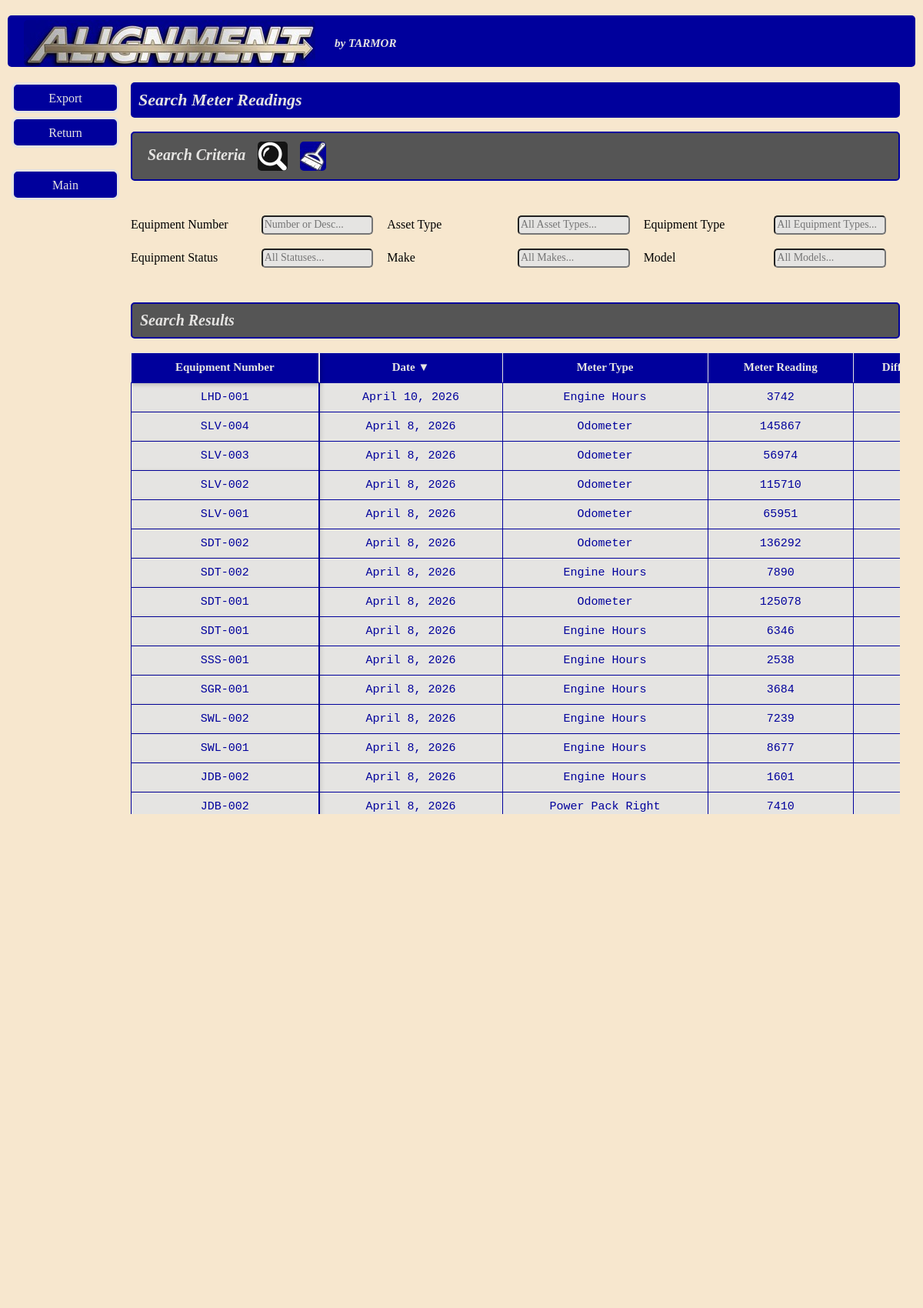
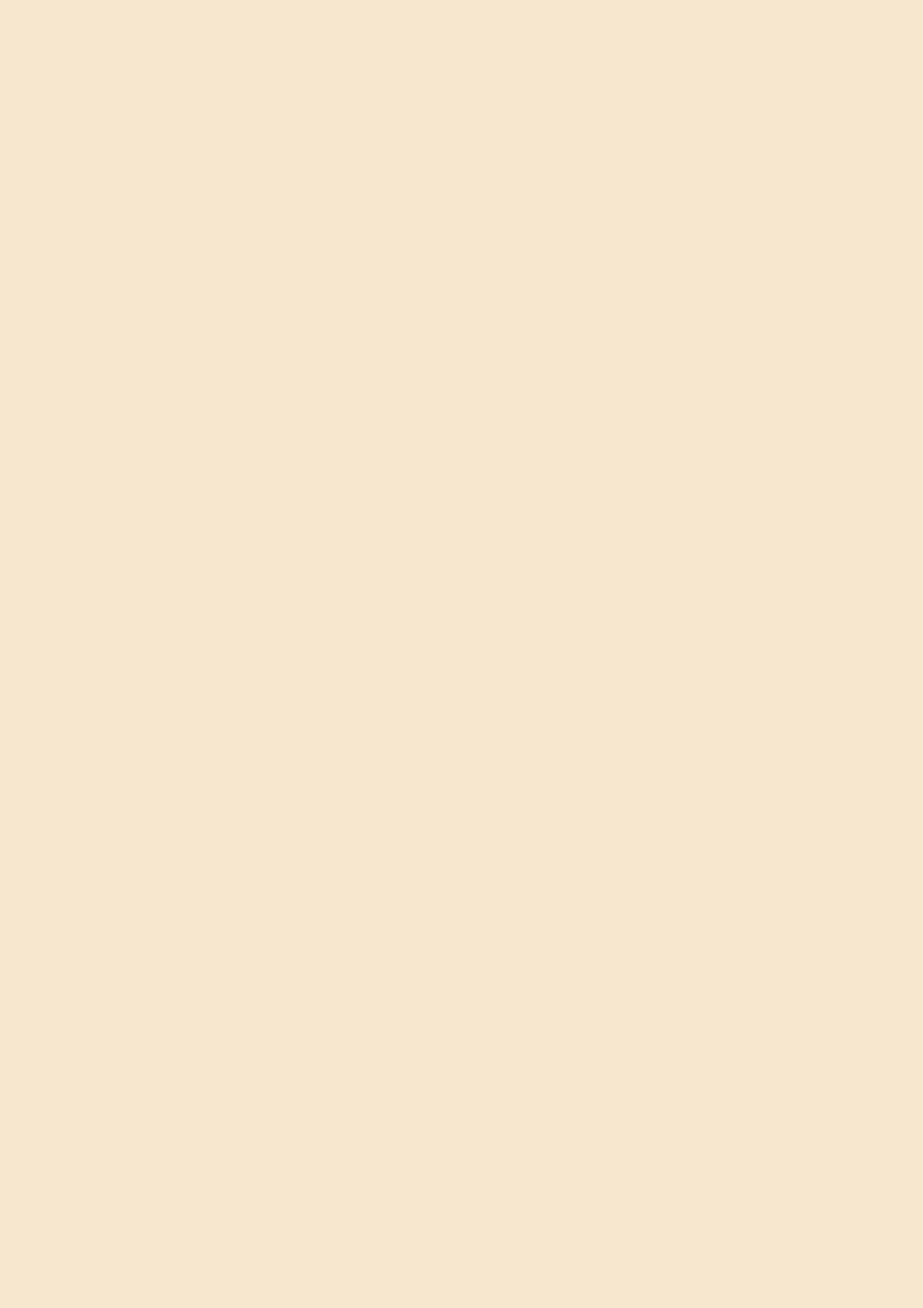
The page /meters/search/ (upper part) on the database its author committed (2 pictures, top to bottom).
### meters/models.py (models this page shows)
class MeterReading(models.Model):
    Date = models.DateField(null=True, blank=True)
    Equipment = models.ForeignKey('equipment.Equipment', on_delete=models.CASCADE, related_name='readings')
    Meter_Replaced = models.CharField(max_length=10, choices=REPLACED_CHOICES, default='No')
    Meter_Type = models.ForeignKey('equipment.Meter', on_delete=models.CASCADE, related_name='history')
    Meter_Reading = models.IntegerField(null=True, blank=True)
    Reading_Difference = models.IntegerField(null=True, blank=True)
    Total_Meter_Value = models.IntegerField(null=True, blank=True)
    class Meta:
        db_table = 'tarmor_meterreading'
        constraints = [
            UniqueConstraint(
                fields=['Date', 'Equipment', 'Meter_Type'],
                name='unique_daily_reading'
            )
        ]

### equipment/models.py (models this page shows, shortened)
class Equipment(models.Model):
    Equipment_Number = models.CharField(max_length=20, unique=True)
    Asset_Type = models.ForeignKey('AssetType', on_delete=models.PROTECT)
    Equipment_Type = models.ForeignKey(EQ_Type, on_delete=models.PROTECT, db_column='Equipment_Type')
    Equipment_Status = models.CharField(max_length=50)
    Equipment_Description = models.CharField(max_length=255, blank=True)
    Commissioning_Date = models.DateField(null=True, blank=True)
    Decommissioning_Date = models.DateField(null=True, blank=True)
    Make = models.CharField(max_length=50, blank=True)
    Model = models.CharField(max_length=50, blank=True)
    Serial_Number = models.CharField(max_length=50, blank=True)
    PO_Number = models.CharField(max_length=50, blank=True)
    Equipment_Value = models.DecimalField(max_digits=12, decimal_places=2, null=True, blank=True)
    Warranty_Start_Date = models.DateField(null=True, blank=True)
    Warranty_End_Date = models.DateField(null=True, blank=True)
    Engine_HP_Rating = models.IntegerField(null=True, blank=True)
    CANMET_Number = models.CharField(max_length=50, blank=True)
    Ventilation_Rating = models.CharField(max_length=50, blank=True)
    Garage = models.ForeignKey('facilities.Facility', to_field='Facility_Name', on_delete=models.PROTECT, blank=True, null=True)
    Overhaul_Period = models.IntegerField(null=True, blank=True)
    oh_uom = models.CharField(choices=METER_CHOICES, null=True, blank=True)
    Overhaul_Value = models.DecimalField(max_digits=12, decimal_places=2, null=True, blank=True)
    End_of_Life = models.IntegerField(null=True, blank=True)
    Cab_Style = models.CharField(choices=CAB_CHOICES, null=True, blank=True)
    eol_uom = models.CharField(choices=METER_CHOICES, null=True, blank=True)
    Eng_Tier = models.CharField(choices=TIER_CHOICES, null=True, blank=True)
    Box_Type = models.CharField(choices=BOX_CHOICES, null=True, blank=True)
    Additional_Information = models.TextField(blank=True)
    Equipment_Image = models.ImageField(upload_to='equipment_pics/', null=True, blank=True)
    class Meta:
        managed = True
        db_table = 'tarmor_equipment'

class Meter(models.Model):
    equipment = models.ForeignKey(Equipment, on_delete=models.CASCADE, related_name='meters')
    meter_type = models.CharField(max_length=50, choices=METER_CHOICES)
    class Meta:
        db_table = 'tarmor_meter'

### meters/views.py (the view)
# urls.py: path('search/', views.search_readings, name='search_readings'),
def search_readings(request):
    readings = MeterReading.objects.all().select_related('Equipment', 'Meter_Type')
    eq_num = request.GET.get('Equipment_Number')
    asset_type = request.GET.get('Asset_Type')
    eq_type = request.GET.get('Equipment_Type')
    status = request.GET.get('Equipment_Status')
    make = request.GET.get('Make')
    model = request.GET.get('Model')
    if eq_num:
        readings = readings.filter(Equipment__Equipment_Number__icontains=eq_num)
    if asset_type:
        readings = readings.filter(Equipment__Asset_Type__name__icontains=asset_type)
    if eq_type:
        readings = readings.filter(Equipment__Equipment_Type__Equipment_Type__icontains=eq_type)
    if status:
        readings = readings.filter(Equipment__Equipment_Status__icontains=status)
    if make:
        readings = readings.filter(Equipment__Make__icontains=make)
    if model:
        readings = readings.filter(Equipment__Model__icontains=model)
    sort_by = request.GET.get('sort', '-Date')
    is_descending = sort_by.startswith('-')
    clean_sort_key = sort_by.lstrip('-')
    sort_mapping = {
        'Date': 'Date',
        'Equipment_Number': 'Equipment__Equipment_Number',
        'Meter_Type': 'Meter_Type__meter_type',
        'Meter_Reading': 'Meter_Reading',
        'Total_Meter_Value': 'Total_Meter_Value',
        'Reading_Difference': 'Reading_Difference',
    }
    if clean_sort_key in sort_mapping:
        db_field = sort_mapping[clean_sort_key]
        order_field = f"-{db_field}" if is_descending else db_field
        readings = readings.order_by(order_field)
    else:
        readings = readings.order_by('-Date')
    all_equipment = Equipment.objects.all().only('Equipment_Number', 'Equipment_Description')
    all_asset_types = AssetType.objects.all()
    all_eq_types = EQ_Type.objects.all()
    all_statuses = Equipment.objects.exclude(Equipment_Status__isnull=True).values_list('Equipment_Status', flat=True).distinct().order_by('Equipment_Status')
    all_makes = Equipment.objects.exclude(Make__isnull=True).values_list('Make', flat=True).distinct().order_by('Make')
    all_models = Equipment.objects.exclude(Model__isnull=True).values_list('Model', flat=True).distinct().order_by('Model')
    return render(request, 'meters/search_readings.html', {
        'equipment_list': readings,
        'sort': sort_by,
        'all_equipment': all_equipment,
        'all_asset_types': all_asset_types,
        'all_eq_types': all_eq_types,
        'all_statuses': all_statuses,
        'all_makes': all_makes,
        'all_models': all_models,
        'eq_num': eq_num,
        'asset_type': asset_type,
        'eq_type': eq_type,
        'status': status,
        'make': make,
        'model': model,
    })

### meters/templates/meters/search_readings.html (shortened to what this page needs)
{% extends 'core/base.html' %}
{% load static %}
{% block sidebar %}
    <div class="leftnavbar">
        <ul class="leftnavbar">
            <li><a class="nav-link" href="{% url 'meters:export' %}?{{ request.GET.urlencode }}">Export</a> </li>
            <li><a href="{% url 'meters:meters' %}">Return</a> </li>
            <br>
            <li><a href="{% url 'core:home' %}">Main</a> </li>
        </ul>
    </div>
{% endblock %}
{% block content %}
    <div class=main>
        <h2> Search Meter Readings </h2>
        <br>
        <div >
            <h3>
                &nbsp; Search Criteria &nbsp;
                    <input type="image" src="{% static 'images/mag_glass.jpg' %}" alt="Submit" class='logo' form="meter-search-form" >
                    <a href="{% url 'meters:search_readings' %}">
                    <img src="{% static 'images/broom.jpg' %}" alt="Clear Filters" class='logo' style="cursor: pointer;">
                </a>
            </h3>
            <br>
            <form id="meter-search-form"  method="GET" action=".">
                <table class="table-bare-container">
                    <tr>
                        <td>Equipment Number</td>
                        <td>
                            <input type="text"
                                name="Equipment_Number"
                                value="{{ eq_num|default:'' }}"
                                list="eq-num-suggestions"
                                class="input"
                                autocomplete="off"
                                placeholder="Number or Desc...">
                        </td>
                        <td>Asset Type</td>
                        <td>
                            <input type="text"
                                name="Asset_Type"
                                value="{{ asset_type|default:'' }}"
                                list="asset-type-suggestions"
                                class="input"
                                autocomplete="off"
                                placeholder="All Asset Types...">
                        </td>
                        <td>Equipment Type</td>
                        <td>
                            <input type="text"
                                name="Equipment_Type"
                                value="{{ eq_type|default:'' }}"
                                list="eq-type-suggestions"
                                class="input"
                                autocomplete="off"
                                placeholder="All Equipment Types...">
                        </td>
                    </tr>
                    <tr>
                        <td>Equipment Status</td>
                        <td>
                            <input type="text"
                                name="Equipment_Status"
                                value="{{ status|default:'' }}"
                                list="status-suggestions"
                                class="input"
                                autocomplete="off"
                                placeholder="All Statuses...">
                        </td>
                        <td>Make</td>
                        <td>
                            <input type="text"
                                name="Make"
                                value="{{ make|default:'' }}"
                                list="make-suggestions"
                                class="input"
                                autocomplete="off"
                                placeholder="All Makes...">
                        </td>
                        <td>Model</td>
                        <td>
                            <input type="text"
                                name="Model"
                                value="{{ model|default:'' }}"
                                list="model-suggestions"
                                class="input"
                                autocomplete="off"
                                placeholder="All Models...">
                        </td>
                    </tr>
                </table>
            </form>
            <br>
        </div>
        <div >
            <h3> Search Results </h3>
            <br>
            <div class="table-container">
                <table  class="table">
                    <thead>
                        <tr>
                            <th class="th">
                                <a href="?sort={% if sort == 'Equipment_Number' %}-Equipment_Number{% else %}Equipment_Number{% endif %}" class="sort_header">
                                    Equipment Number {% if sort == 'Equipment_Number' %} ▲ {% elif sort == '-Equipment_Number' %} ▼ {% endif %}
                                </a>
                            </th>
                            <th class="th">
                                <a href="?{% for key, value in request.GET.items %}{% if key != 'sort' %}{{ key }}={{ value }}&{% endif %}{% endfor %}sort={% if sort == 'Date' %}-Date{% else %}Date{% endif %}" class="sort_header">
                                    Date {% if sort == 'Date' %} ▲ {% elif sort == '-Date' %} ▼ {% endif %}
                                </a>
                            </th>
                            <th class="th">
                                <a href="?sort={% if sort == 'Meter_Type' %}-Meter_Type{% else %}Meter_Type{% endif %}" class="sort_header">
                                    Meter Type {% if sort == 'Meter_Type' %} ▲ {% elif sort == '-Meter_Type' %} ▼ {% endif %}
                                </a>
                            </th>
                            <th class="th">
                                <a href="?sort={% if sort == 'Meter_Reading' %}-Meter_Reading{% else %}Meter_Reading{% endif %}" class="sort_header">
                                    Meter Reading {% if sort == 'Meter_Reading' %} ▲ {% elif sort == '-Meter_Reading' %} ▼ {% endif %}
                                </a>
                            </th>
                            <th class="th">
                                <a href="?sort={% if sort == 'Reading_Difference' %}-Reading_Difference{% else %}Reading_Difference{% endif %}" class="sort_header">
                                    Difference {% if sort == 'Reading_Difference' %} ▲ {% elif sort == '-Reading_Difference' %} ▼ {% endif %}
                                </a>
                            </th>
                        </tr>
                    </thead>
                    <tbody>
                        {% for item in equipment_list %}
                            <tr>
                                <td class="td">{{ item.Equipment.Equipment_Number }}</td>
                                <td class="td">{{ item.Date }}</td>
                                <td class="td">{{ item.Meter_Type.meter_type }}</td>
                                <td class="td">{{ item.Meter_Reading }}</td>
                                <td class="td">{{ item.Reading_Difference }}</td>
                            </tr>
                            {% empty %}
                            <tr><td colspan="7">No records found.</td></tr>
                        {% endfor %}
                    </tbody>
                </table>
            </div>
        </div>
    </div>
{% endblock %}

### rows shown on the page
MeterReading: Equipment.Equipment_Number "LHD-001", Date "April 10, 2026", Meter_Type.meter_type "Engine Hours", Meter_Reading "3742"
MeterReading: Equipment.Equipment_Number "SLV-004", Date "April 8, 2026", Meter_Type.meter_type "Odometer", Meter_Reading "145867"
MeterReading: Equipment.Equipment_Number "SLV-003", Date "April 8, 2026", Meter_Type.meter_type "Odometer", Meter_Reading "56974"
MeterReading: Equipment.Equipment_Number "SLV-002", Date "April 8, 2026", Meter_Type.meter_type "Odometer", Meter_Reading "115710"
MeterReading: Equipment.Equipment_Number "SLV-001", Date "April 8, 2026", Meter_Type.meter_type "Odometer", Meter_Reading "65951"
MeterReading: Equipment.Equipment_Number "SDT-002", Date "April 8, 2026", Meter_Type.meter_type "Odometer", Meter_Reading "136292"
MeterReading: Equipment.Equipment_Number "SDT-002", Date "April 8, 2026", Meter_Type.meter_type "Engine Hours", Meter_Reading "7890"
MeterReading: Equipment.Equipment_Number "SDT-001", Date "April 8, 2026", Meter_Type.meter_type "Odometer", Meter_Reading "125078"
MeterReading: Equipment.Equipment_Number "SDT-001", Date "April 8, 2026", Meter_Type.meter_type "Engine Hours", Meter_Reading "6346"
MeterReading: Equipment.Equipment_Number "SSS-001", Date "April 8, 2026", Meter_Type.meter_type "Engine Hours", Meter_Reading "2538"
MeterReading: Equipment.Equipment_Number "SGR-001", Date "April 8, 2026", Meter_Type.meter_type "Engine Hours", Meter_Reading "3684"
MeterReading: Equipment.Equipment_Number "SWL-002", Date "April 8, 2026", Meter_Type.meter_type "Engine Hours", Meter_Reading "7239"
MeterReading: Equipment.Equipment_Number "SWL-001", Date "April 8, 2026", Meter_Type.meter_type "Engine Hours", Meter_Reading "8677"
MeterReading: Equipment.Equipment_Number "JDB-002", Date "April 8, 2026", Meter_Type.meter_type "Engine Hours", Meter_Reading "1601"
MeterReading: Equipment.Equipment_Number "JDB-002", Date "April 8, 2026", Meter_Type.meter_type "Power Pack Right", Meter_Reading "7410"
